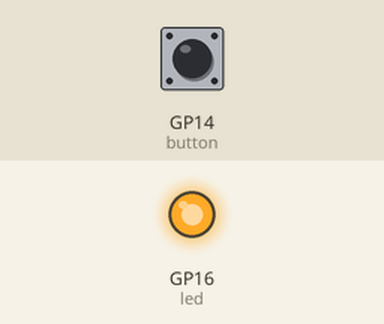
A program run on a simulated Raspberry Pi Pico running MicroPython. Shown: output pins drawn as LEDs (lit = HIGH). Dashed ring = blinking. The inputs (shaded band) are chosen by the test bench; at power-on: GP14 (button) HIGH.

Above: at 1.2 s.
1.3 s: GP14 (button) pulled LOW for 1 s
At 1.62 s:
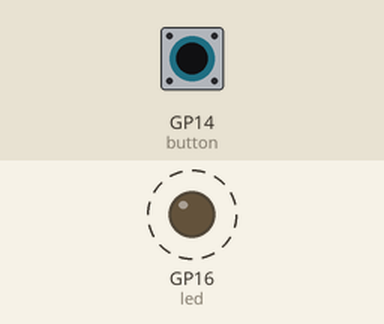
3.8 s: GP14 (button) pulled LOW for 3.2 s
At 7.8 s:
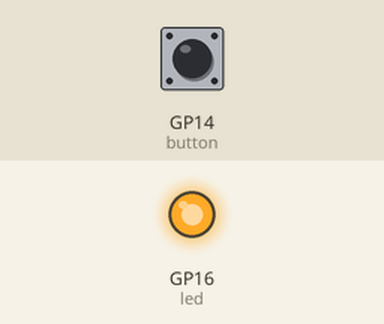
Timing chart, 0 to 9.3 s (numbered marks = the images above; inputs shaded):
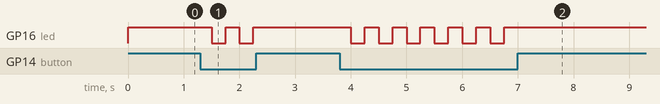

Measured:
- after the input at 1.3 s, GP16 (led): alternates HIGH for 0.25 s and LOW for 0.25 s, 4 changes in all, then stays HIGH, starting after 0.20 s
- after the input at 3.8 s, GP16 (led): alternates HIGH for 0.25 s and LOW for 0.25 s, 12 changes in all, then stays HIGH, starting after 0.20 s

The program:

main.py
```python
from machine import Pin
import time
led = Pin(16, Pin.OUT)
button = Pin(14, Pin.IN, Pin.PULL_UP)
while True:
    if button.value() == 0:
        led.toggle()
    else:
        led.value(1)
    time.sleep_ms(250)
```
